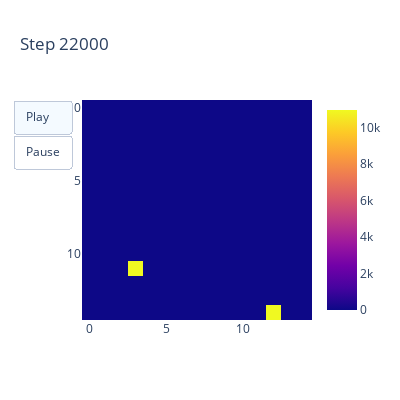

Write notebook code for a chart like this one.
### Code cell
visualizations.plot_array_evolution(tracking_df['state_visits'].to_list(), step_interval=exp_logging_interval)

### Figure 1 — Plotly figure (JSON) as saved in the notebook; plotly's stock layout.template omitted (floating-point values rounded to 4 significant figures; data arrays with more than 128 entries replaced by an {"elided": "..."} marker saying what was removed)
{"data": [{"type": "heatmap", "z": {"elided": "15x15 int values"}}], "layout": {"height": 400, "title": {"text": "Step 22000"}, "updatemenus": [{"active": 0, "buttons": [{"args": [null], "label": "Play", "method": "animate"}, {"args": [null, {"frame": {"duration": 0, "redraw": false}, "mode": "immediate", "transition": {"duration": 0}}], "label": "Pause", "method": "animate"}], "type": "buttons"}], "width": 400, "xaxis": {"autorange": true, "range": [-0.5, 14.5]}, "yaxis": {"autorange": true, "range": [14.5, -0.5]}}}
